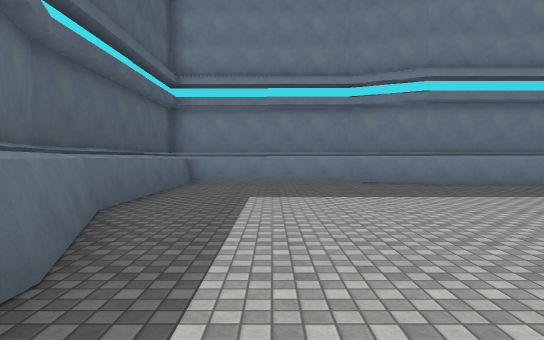
View 1 (above)

21 first-person views from a walk through a scene from a Unity 3-D project. The camera is 1.4 m above the floor, tilts 2° down and sees 75° across. The floor is counted in squares, 2 m on a side. Each view is taken from the middle of a square. On the plan, view 1 faces up. The plan holds only what a view shows up to about 11 squares ahead; the rest is blank. The place goes on beyond the plan. Surface patterns are stand-ins for the level's own textures.

View 2
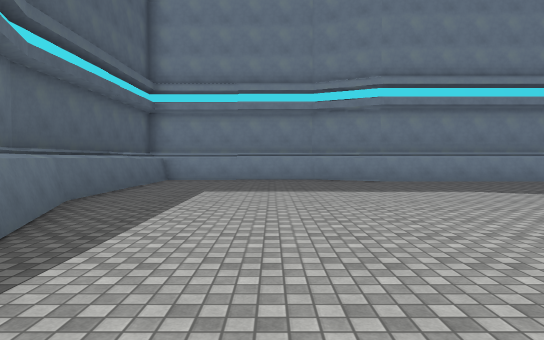

View 3
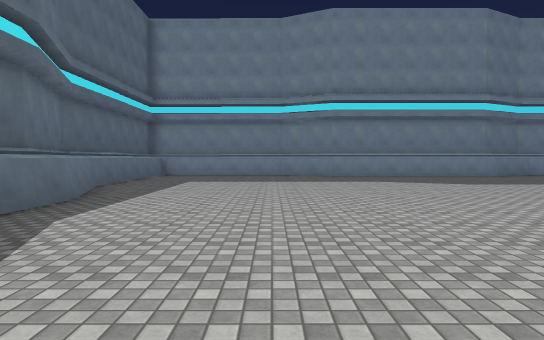

View 4
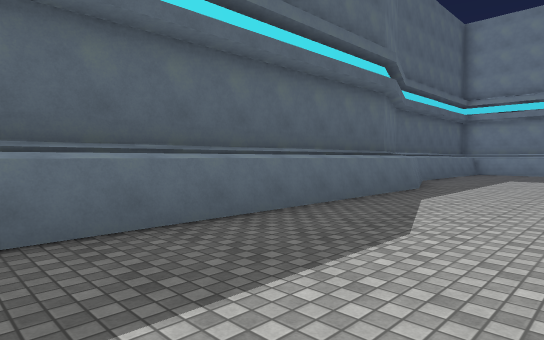

View 5
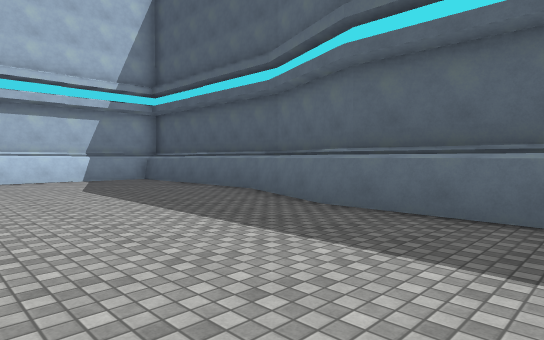

View 6
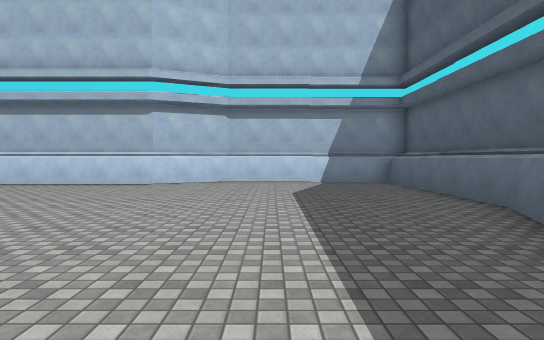

View 7
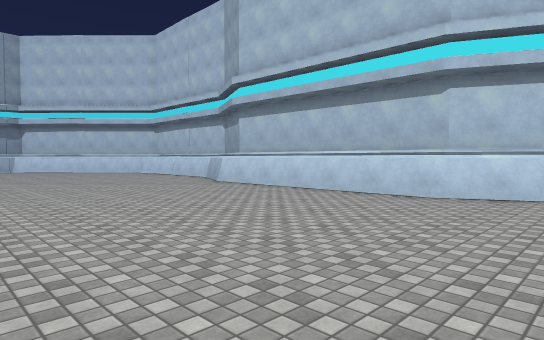

View 8
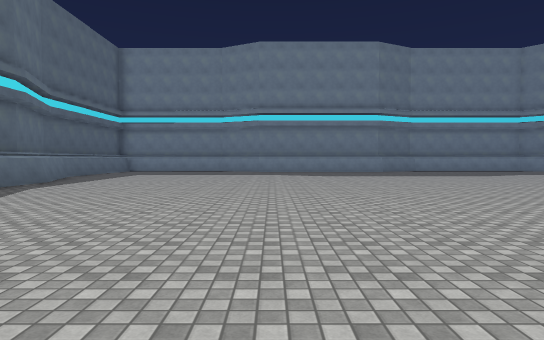

View 9
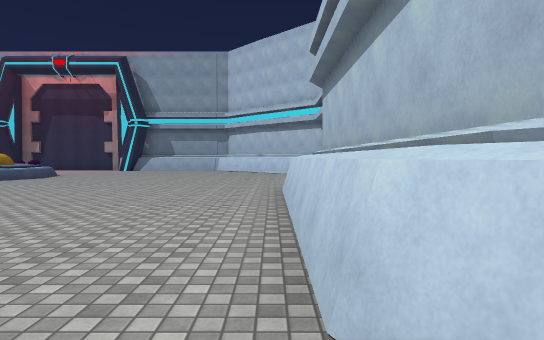

View 10
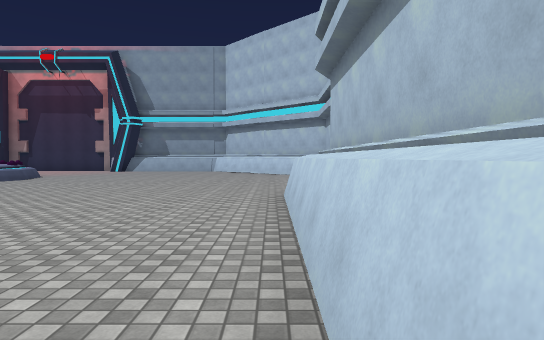

View 11
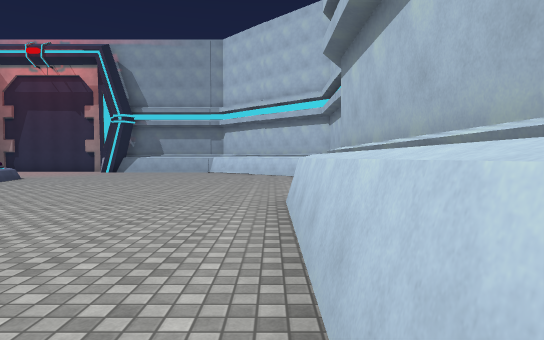

View 12
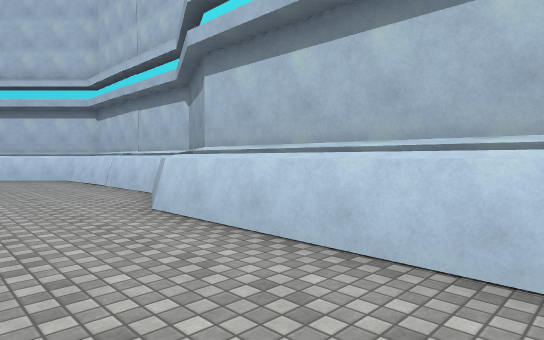

View 13
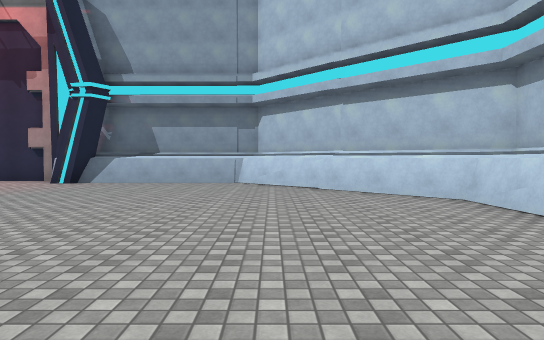

View 14
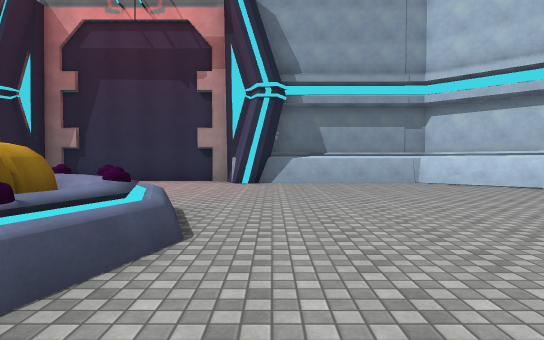

View 15
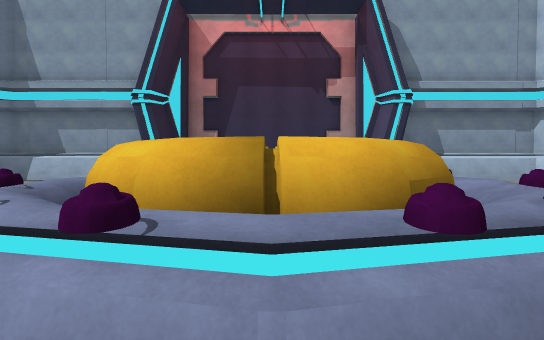

View 16
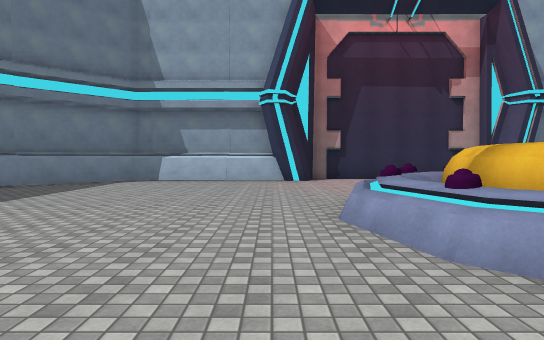

View 17
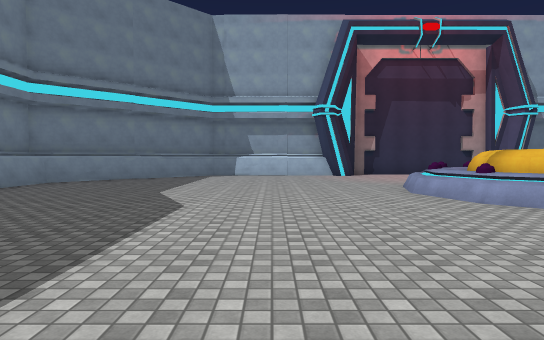

View 18
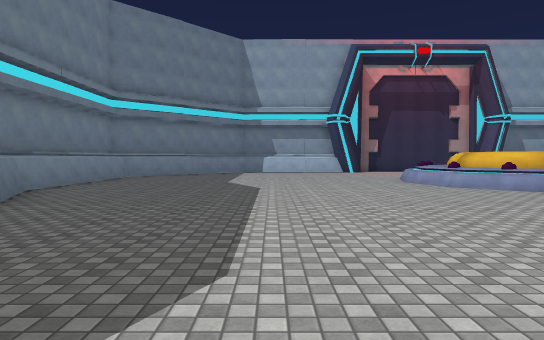

View 19
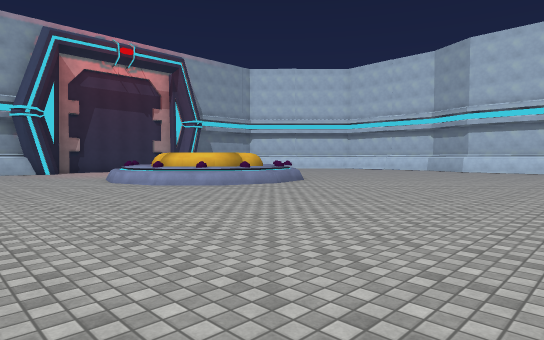

View 20
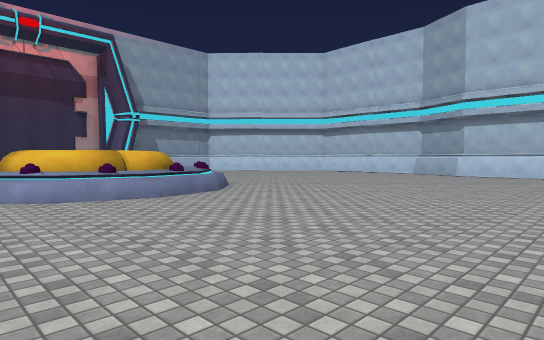

View 21
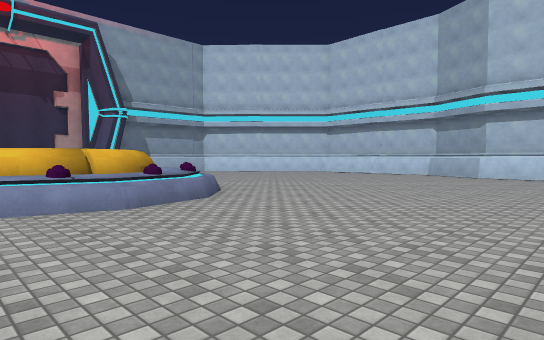

### Floor plan
Key: @ floor where view 1 was taken; # wall or solid block; . floor; / step, stairs or slope; ^ raised ledge.
Columns run from 3 left of view 1 to 23 right of it. Each row starts with its distance up from view 1.
 11 #######         ######
 10 #.....^########^.....^#
  9 #......///////........^#
  8 #......................^#
  7 #.......................^#
  6 #........................#
  5 #........................#
  4 ##.......................#
  3 ##.......................#
  2  #.......................#
  1  #...............^^^.....##
  0  #.@............^^^^^.....#
 -1  #.............^^## ^^    #
 -2  #.............^^#       .#
 -3  #.............^^###^^  ..#
 -4  #..............^^^^^.....#
 -5  #...............^^^.....##
 -6  #.......................##
 -7  #.......................##
 -8 ##.......................^#
 -9 #........................^#
-10 #........................##
-11 #.......................##
-12 #......................^#
-13 #.....................^#
-14 #.....##########.....^#
-15 #######        #######

Positions as (right, up) in squares from view 1, and headings:
1: (0, 0), facing up
2: (1, -1), facing up
3: (2, -4), facing up
4: (2, -6), facing up-left
5: (3, -3), facing down-left
6: (1, -4), facing down
7: (2, -7), facing down-right
8: (5, -8), facing up
9: (3, -13), facing right
10: (4, -13), facing right
11: (5, -13), facing right
12: (6, -11), facing down-right
13: (12, -11), facing right
14: (12, -6), facing right
15: (11, -2), facing right
16: (11, 2), facing right
17: (8, 4), facing right
18: (5, 5), facing right
19: (5, 5), facing down-right
20: (6, 1), facing down-right
21: (7, 0), facing down-right
